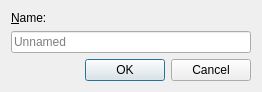
<?xml version="1.0" encoding="UTF-8"?>
<ui version="4.0">
 <author>GOU Lingfeng</author>
 <class>gapr::fix::CreateNeuronDialog</class>
 <widget class="QDialog" name="gapr::fix::CreateNeuronDialog">
  <property name="geometry">
   <rect>
    <x>0</x>
    <y>0</y>
    <width>320</width>
    <height>160</height>
   </rect>
  </property>
  <property name="windowTitle">
   <string>Create Neuron</string>
  </property>
  <layout class="QVBoxLayout" name="verticalLayout">
   <property name="sizeConstraint">
    <enum>QLayout::SetFixedSize</enum>
   </property>
   <item>
    <widget class="QLabel" name="label">
     <property name="minimumSize">
      <size>
       <width>240</width>
       <height>0</height>
      </size>
     </property>
     <property name="text">
      <string>&amp;Name:</string>
     </property>
     <property name="buddy">
      <cstring>name</cstring>
     </property>
    </widget>
   </item>
   <item>
    <widget class="QLineEdit" name="name">
     <property name="placeholderText">
      <string>Unnamed</string>
     </property>
     <property name="clearButtonEnabled">
      <bool>true</bool>
     </property>
    </widget>
   </item>
   <item>
    <widget class="QDialogButtonBox" name="button_box">
     <property name="orientation">
      <enum>Qt::Horizontal</enum>
     </property>
     <property name="standardButtons">
      <set>QDialogButtonBox::Cancel|QDialogButtonBox::Ok</set>
     </property>
    </widget>
   </item>
  </layout>
 </widget>
 <resources/>
 <connections>
 </connections>
</ui>
